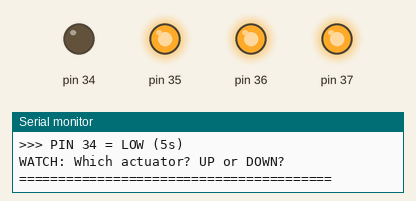
Recording of a sketch running on a simulated Arduino Mega 2560, built with avr-gcc and run on an emulated ATmega2560. Parts: output pins drawn as LEDs (lit = HIGH), the last lines printed to the serial monitor.

Above: at 5.6 s.
At 13.6 s:
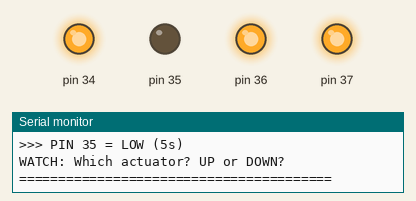
At 21.6 s:
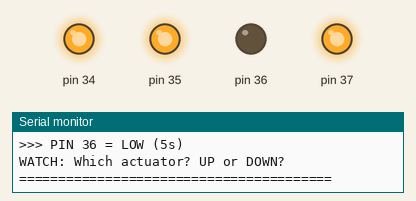
At 29.6 s:
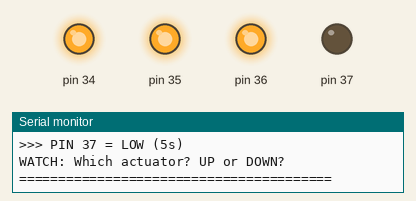
At 37.6 s:
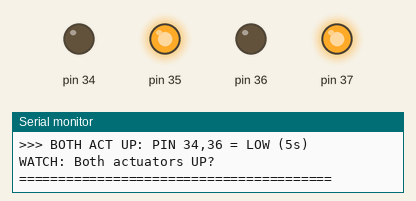
At 52.1 s:
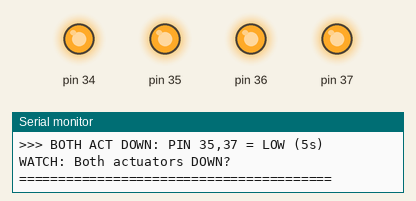
Timing chart, 0 to 64.1 s (numbered marks = the images above):
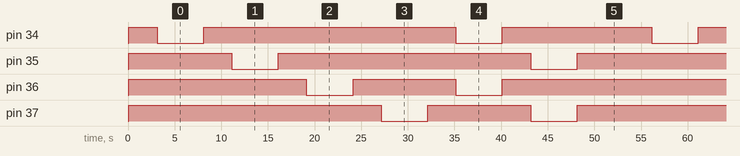

Measured:
- by itself, pin 34, pin 35: repeats every 53.0 s: HIGH 27.0 s, LOW 5.0 s, HIGH 16.0 s, LOW 5.0 s
- by itself, pin 36: HIGH → LOW at 19.1 s, → HIGH 5.0 s later, → LOW 11.0 s later, → HIGH 5.0 s later, … (9 changes in this stretch)
- by itself, pin 37: HIGH → LOW at 27.1 s, → HIGH 5.0 s later, → LOW 11.0 s later, → HIGH 5.0 s later, … (8 changes in this stretch)

The sketch:

test_block11_pins.ino
```cpp
/**
 * Arduino Mega #2 - Find Block 11 Pins
 * Тестируем пины 34,35,36,37 (предполагаемый Block 11)
 */

void setup() {
  Serial.begin(115200);
  delay(100);

  Serial.println("\n========================================");
  Serial.println("  FIND BLOCK 11 (3rd) PINS");
  Serial.println("========================================\n");

  // Пины 34-37 (предполагаемый Block 11)
  pinMode(34, OUTPUT);
  pinMode(35, OUTPUT);
  pinMode(36, OUTPUT);
  pinMode(37, OUTPUT);

  // Все HIGH = OFF
  digitalWrite(34, HIGH);
  digitalWrite(35, HIGH);
  digitalWrite(36, HIGH);
  digitalWrite(37, HIGH);

  Serial.println("[INIT] Pins 34-37 ready\n");
  delay(3000);
}

void loop() {
  // Тестируем каждый пин отдельно с обеими логиками

  Serial.println("\n========================================");
  Serial.println(">>> PIN 34 = LOW (5s)");
  Serial.println("WATCH: Which actuator? UP or DOWN?");
  Serial.println("========================================");
  digitalWrite(34, LOW);
  delay(5000);
  digitalWrite(34, HIGH);
  delay(3000);

  Serial.println("\n========================================");
  Serial.println(">>> PIN 35 = LOW (5s)");
  Serial.println("WATCH: Which actuator? UP or DOWN?");
  Serial.println("========================================");
  digitalWrite(35, LOW);
  delay(5000);
  digitalWrite(35, HIGH);
  delay(3000);

  Serial.println("\n========================================");
  Serial.println(">>> PIN 36 = LOW (5s)");
  Serial.println("WATCH: Which actuator? UP or DOWN?");
  Serial.println("========================================");
  digitalWrite(36, LOW);
  delay(5000);
  digitalWrite(36, HIGH);
  delay(3000);

  Serial.println("\n========================================");
  Serial.println(">>> PIN 37 = LOW (5s)");
  Serial.println("WATCH: Which actuator? UP or DOWN?");
  Serial.println("========================================");
  digitalWrite(37, LOW);
  delay(5000);
  digitalWrite(37, HIGH);
  delay(3000);

  Serial.println("\n========================================");
  Serial.println(">>> BOTH ACT UP: PIN 34,36 = LOW (5s)");
  Serial.println("WATCH: Both actuators UP?");
  Serial.println("========================================");
  digitalWrite(34, LOW);
  digitalWrite(36, LOW);
  delay(5000);
  digitalWrite(34, HIGH);
  digitalWrite(36, HIGH);
  delay(3000);

  Serial.println("\n========================================");
  Serial.println(">>> BOTH ACT DOWN: PIN 35,37 = LOW (5s)");
  Serial.println("WATCH: Both actuators DOWN?");
  Serial.println("========================================");
  digitalWrite(35, LOW);
  digitalWrite(37, LOW);
  delay(5000);
  digitalWrite(35, HIGH);
  digitalWrite(37, HIGH);
  delay(5000);

  Serial.println("\n========================================");
  Serial.println("CYCLE COMPLETE! Repeating...\n");
  delay(3000);
}
```
